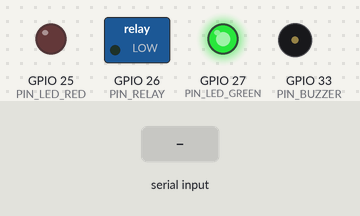
Bench run of a sketch on a simulated ESP32. Parts: switched loads named in the sketch (green lamp = pin HIGH), output pins drawn as LEDs (lit = HIGH), buzzer (waves = sounding, pin HIGH). The inputs (shaded band) are chosen by the test bench. WiFi joins after 1.5 s; servers stay silent unless stated; uploads are accepted with an empty reply; what the sketch prints to the serial monitor is not drawn.

Above: at 1.6 s.
At 3.3 s:
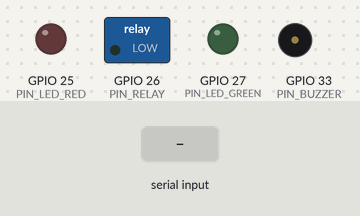
3.4 s: "1\n" received over the second serial link
At 4.45 s:
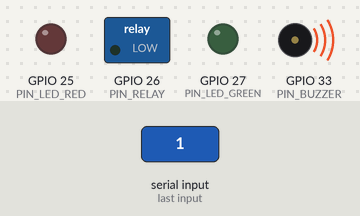
Timing chart, 0 to 6.4 s (numbered marks = the images above; inputs shaded):
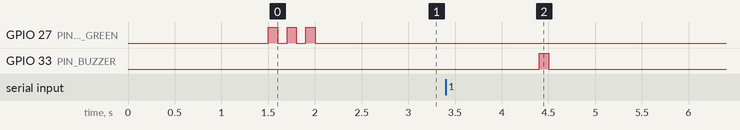

Measured:
- after the input at 3.4 s, GPIO 33 (PIN_BUZZER): LOW → HIGH after 1.0 s, → LOW 0.10 s later

The sketch:

clotheme-locker-esp32.ino
```cpp
/*
 * ClotheMe - Smart Locker Controller (ESP32)
 * Autor: DivMasters Team
 *
 * Mejoras: HTTPS, Non-blocking delays (millis), Security placeholders.
 */

#include <WiFi.h>
#include <WiFiClientSecure.h>
#include <HTTPClient.h>
#include <ArduinoJson.h>

// --- CONFIGURACIÓN DE RED (Usar variables de entorno o gestor de config en prod) ---
const char* ssid = "TU_WIFI_SSID";
const char* password = "TU_WIFI_PASSWORD";

// --- CONFIGURACIÓN API (HTTPS RECOMENDADO) ---
const String backendUrl = "https://TU_BACKEND_URL.vercel.app/api/locker/verify";
const String apiKey = "TU_SECRET_IOT_API_KEY"; // DEBE coincidir con IOT_API_KEY en el .env del backend
const String lockerId = "L01";

// Certificado Raíz (Root CA) para Vercel/Cloudflare (Opcional si se usa insecure para pruebas, pero recomendado)
// const char* root_ca = "...";

// --- PINES ---
const int PIN_RELAY = 26;
const int PIN_LED_GREEN = 27;
const int PIN_LED_RED = 25;
const int PIN_BUZZER = 33;

// Puerto Serial para el Lector QR (GM65 usa UART)
HardwareSerial SerialQR(2);

// Variables para control no bloqueante
unsigned long relayActiveMillis = 0;
bool isRelayActive = false;
const long RELAY_TIMEOUT = 5000; // 5 segundos

void setup() {
  Serial.begin(115200);
  SerialQR.begin(9600, SERIAL_8N1, 16, 17);

  pinMode(PIN_RELAY, OUTPUT);
  pinMode(PIN_LED_GREEN, OUTPUT);
  pinMode(PIN_LED_RED, OUTPUT);
  pinMode(PIN_BUZZER, OUTPUT);

  digitalWrite(PIN_RELAY, LOW);
  digitalWrite(PIN_LED_GREEN, LOW);
  digitalWrite(PIN_LED_RED, LOW);

  connectWiFi();
}

void loop() {
  // 1. Mantener WiFi
  if (WiFi.status() != WL_CONNECTED) {
    connectWiFi();
  }

  // 2. Control del Relé (No bloqueante)
  if (isRelayActive && (millis() - relayActiveMillis >= RELAY_TIMEOUT)) {
    digitalWrite(PIN_RELAY, LOW);
    digitalWrite(PIN_LED_GREEN, LOW);
    isRelayActive = false;
    Serial.println("Cerradura bloqueada (Timeout)");
  }

  // 3. Lectura de QR
  if (SerialQR.available()) {
    String scannedCode = SerialQR.readStringUntil('\r');
    scannedCode.trim();

    if (scannedCode.length() > 0) {
      Serial.println("QR Detectado: " + scannedCode);
      beep(100);
      verifyCode(scannedCode);
    }
  }
}

void connectWiFi() {
  if (WiFi.status() == WL_CONNECTED) return;

  Serial.print("Conectando a WiFi...");
  WiFi.begin(ssid, password);

  int attempts = 0;
  while (WiFi.status() != WL_CONNECTED && attempts < 20) {
    delay(500);
    Serial.print(".");
    attempts++;
  }

  if (WiFi.status() == WL_CONNECTED) {
    Serial.println("\nConectado! IP: " + WiFi.localIP().toString());
    blinkLED(PIN_LED_GREEN, 3, 100);
  } else {
    Serial.println("\nFallo al conectar WiFi.");
    blinkLED(PIN_LED_RED, 3, 100);
  }
}

void verifyCode(String code) {
  if (WiFi.status() != WL_CONNECTED) return;

  WiFiClientSecure client;
  // En desarrollo puedes usar client.setInsecure() si no tienes el certificado a mano,
  // pero para producción DEBES usar el Root CA.
  client.setInsecure();

  HTTPClient http;

  if (http.begin(client, backendUrl)) {
    http.addHeader("Content-Type", "application/json");

    StaticJsonDocument<256> doc;
    doc["lockerId"] = lockerId;
    doc["scannedCode"] = code;
    doc["apiKey"] = apiKey;

    String requestBody;
    serializeJson(doc, requestBody);

    Serial.println("Verificando en backend (HTTPS)...");
    int httpResponseCode = http.POST(requestBody);

    if (httpResponseCode == 200) {
      String response = http.getString();
      Serial.println("Respuesta: " + response);

      StaticJsonDocument<256> resDoc;
      DeserializationError error = deserializeJson(resDoc, response);

      if (!error) {
        bool access = resDoc["access"] | false;
        if (access) {
          grantAccess();
        } else {
          denyAccess();
        }
      }
    } else {
      Serial.printf("Error HTTP: %d\n", httpResponseCode);
      denyAccess();
    }
    http.end();
  }
}

void grantAccess() {
  Serial.println("Acceso CONCEDIDO");
  digitalWrite(PIN_LED_GREEN, HIGH);
  digitalWrite(PIN_RELAY, HIGH);

  relayActiveMillis = millis();
  isRelayActive = true;

  beep(500);
}

void denyAccess() {
  Serial.println("Acceso DENEGADO");
  digitalWrite(PIN_LED_RED, HIGH);
  beep(100); delay(100); beep(100);

  // Pequeña pausa bloqueante aquí es aceptable ya que es un estado de error
  delay(1000);
  digitalWrite(PIN_LED_RED, LOW);
}

void beep(int duration) {
  digitalWrite(PIN_BUZZER, HIGH);
  delay(duration);
  digitalWrite(PIN_BUZZER, LOW);
}

void blinkLED(int pin, int times, int duration) {
  for (int i = 0; i < times; i++) {
    digitalWrite(pin, HIGH);
    delay(duration);
    digitalWrite(pin, LOW);
    delay(duration);
  }
}
```
